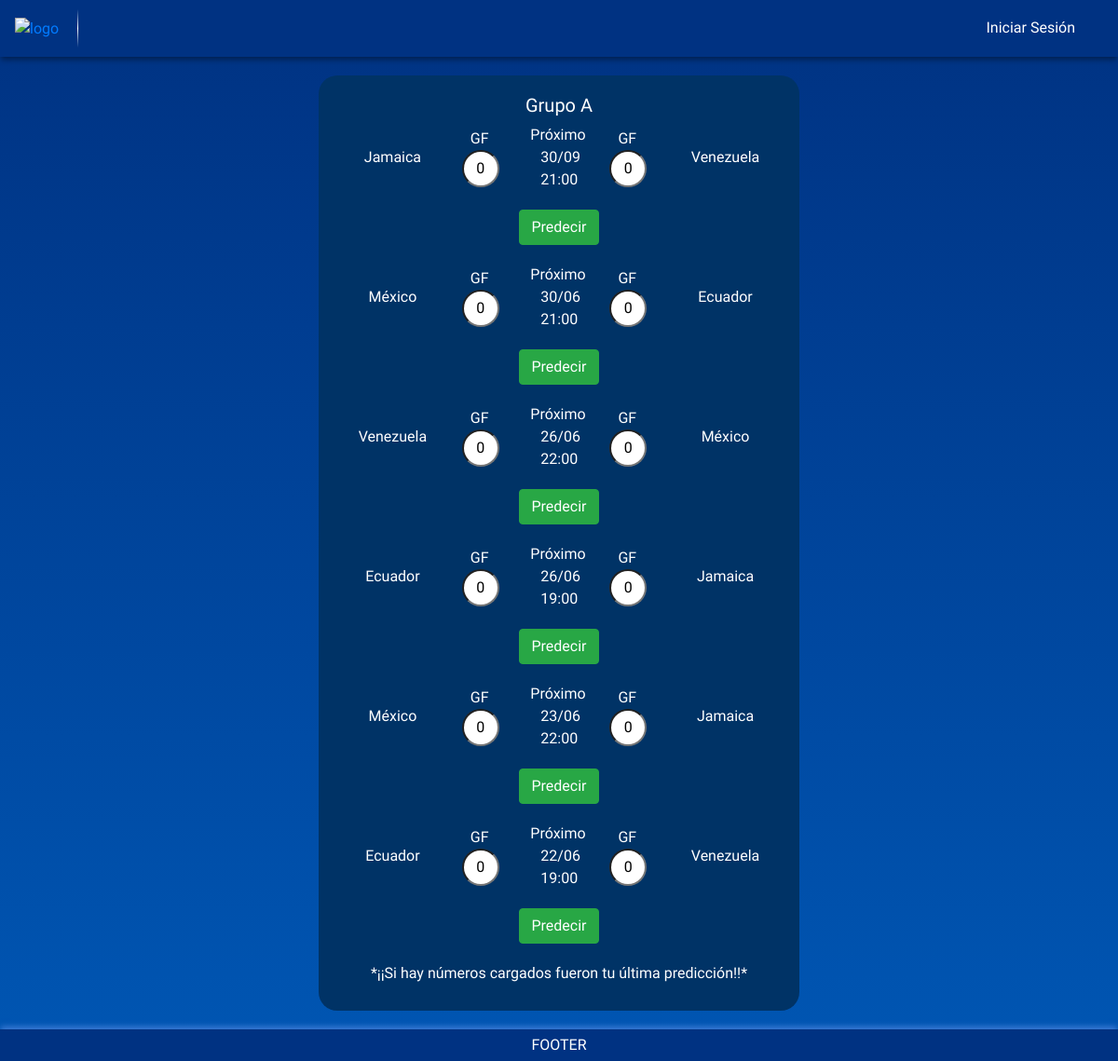
/main/prediccion.php?idPais=5, run on the app's committed database.
### tables this page shows
CREATE TABLE `partidos` (
  `idPartido` int(11) NOT NULL,
  `fkPais1` int(11) NOT NULL,
  `fkPais2` int(11) NOT NULL,
  `GF1P` int(11) NOT NULL,
  `GF2P` int(11) NOT NULL,
  `ganador` int(11) NOT NULL,
  `fechaHora` datetime NOT NULL,
  `estado` int(11) NOT NULL
);

CREATE TABLE `paises` (
  `idPais` int(11) NOT NULL,
  `nombrePais` varchar(50) NOT NULL,
  `bandera` varchar(500) NOT NULL,
  `PJ` int(11) NOT NULL,
  `G` int(11) NOT NULL,
  `E` int(11) NOT NULL,
  `P` int(11) NOT NULL,
  `GF` int(11) NOT NULL,
  `GC` int(11) NOT NULL,
  `DG` int(11) NOT NULL,
  `pts` int(11) NOT NULL,
  `grupo` varchar(20) NOT NULL,
  `estado` int(11) DEFAULT 1
);

### modulos/traerPartidos.php (called while the page is built, shortened)
<?php
include ('conexion.php');
if (isset($_SESSION['dni'])) {
    $estaLogueado = true;
    $dniUsuario = $_SESSION['dni'];
    if ($_SESSION['dni'] == "46736648") {
        $admin = true;
    } else {
        $admin = false;
    }
} else {
    $dniUsuario = null;
}
$mainPais = $_GET['idPais'];
$grupos = [
    1 => [1, 2, 3, 4],
    2 => [5, 6, 7, 8],
    3 => [9, 10, 11, 12],
    4 => [13, 14, 15, 16]
];
$result = false;
foreach ($grupos as $grupoId => $paises) {
    if (in_array($mainPais, $paises)) {
        $sql = "
            SELECT
                p.idPartido,
                p.fkPais1,
                p.fkPais2,
                p.GF1P,
                p.GF2P,
                p.ganador,
                p.fechaHora,
                p.estado,
                pais1.nombrePais AS nombrePais1,
                pais1.bandera AS bandera1,
                pais1.grupo AS grupo1,
                pais2.nombrePais AS nombrePais2,
                pais2.bandera AS bandera2,
                pais2.grupo AS grupo2,
                pred.GF1,
                pred.GF2,
                pred.dni
            FROM
                partidos p
            JOIN
                paises pais1 ON p.fkPais1 = pais1.idPais
            JOIN
                paises pais2 ON p.fkPais2 = pais2.idPais
            LEFT JOIN
                (SELECT fkPartido, dni, GF1, GF2 FROM predicciones WHERE dni = '" . $dniUsuario . "') pred
                ON p.idPartido = pred.fkPartido
            WHERE
                p.fkPais1 IN (" . implode(',', $paises) . ")
                OR p.fkPais2 IN (" . implode(',', $paises) . ")
            ORDER BY
                p.idPartido DESC
        ";
        $result = $conexion->query($sql);
        break;
    }
}
if ($result === false) {
    echo "Error en la consulta: " . $conexion->error;
} else {
    $partidos = array();
}
?>

### main/prediccion.php (the view, shortened to what this page needs)
<!DOCTYPE html>
<html lang="es">
<head>
    <link href="https://cdn.jsdelivr.net/npm/sweetalert2@11/dist/sweetalert2.min.css" rel="stylesheet">
    <link href="https://maxcdn.bootstrapcdn.com/bootstrap/4.5.2/css/bootstrap.min.css" rel="stylesheet">
    <link rel="stylesheet" href="../css/prediccion.css">
</head>
<body onload="recargarPagina()">
    <div class="header d-flex justify-content-between">
        <div class="logo-container"><a href="../index.php" class="nav-item nav-link"><img src="../../imagenes/logo-copa-america.png" alt="logo"></a></div>
        <div class="nav-links d-flex flex-column flex-sm-row align-items-center">
            <div class="nav-item">
                <a href="logIn.php" id="login-link" class="nav-link">Iniciar Sesión</a>
            </div>
        </div>
    </div>
    <div class="container d-flex justify-content-center">
        <div class="row">
            <div class="group-container">
                <center><h5>Grupo A</h5></center>
                <?php
                include('../modulos/traerPartidos.php');
                foreach ($partidos as $partido) {
                    echo '
                        <div class="match-container">
                            <div class="match">
                                <div class="team col-md-3">
                                    <img src="' . $partido['bandera1'] . '" alt="">
                                    <span>' . $partido['nombrePais1'] . '</span>
                                </div>
                                <div class="col-md-1 d-flex flex-column align-items-center justify-content-center">
                                    <span style="padding-right: 12px;">GF</span>';
                                        if ($partido['estado'] == 2) {
                                            echo '<label>' . ($partido['p1GF'] !== null ? $partido['p1GF'] : '') . '</label>';
                                        }
                                        elseif ($partido['estado'] == 0){
                                            echo '<label>' .$partido['p1GF']. '</label>';
                                        }
                                        elseif($partido['estado'] == 1){
                                            echo '<input type="number" class="score-input gf1"';
                                            if ($partido['dni'] === $dniUsuario) {
                                                echo ' value="' . $partido['p1GF'] . '"';
                                            }
                                            echo '>';
                                        }
                                    echo '</div>
                                    <div class="col-md-2 d-flex flex-column align-items-center">
                                        <span style="padding-right: 2px;">';
                                        if ($partido['estado'] == 2) {
                                            echo 'Jugando';
                                        }
                                        elseif ($partido['estado'] == 0){
                                            echo 'Finalizado';
                                        }
                                        else {
                                            echo 'Próximo';
                                        }
                                        echo '</span>
                                        <span style="padding-left: 5px;">' . $partido['fechaHoraFormatted'] . '</span>
                                    </div>
                                    <div class="col-md-1 d-flex flex-column align-items-center justify-content-center">
                                        <span style="padding-right: 12px">GF</span>';
                                        if ($partido['estado'] == 2) {
                                            echo '<label>' . ($partido['p2GF'] !== null ? $partido['p2GF'] : '-') . '</label>';
                                        }
                                        elseif ($partido['estado'] == 0){
                                            echo '<label>' .$partido['p2GF']. '</label>';
                                        }
                                        else {
                                            echo '<input type="number" class="score-input gf2"';
                                            if ($partido['dni'] === $dniUsuario) {
                                                echo ' value="' . $partido['p2GF'] . '"';
                                            }
                                            echo '>';
                                        }
                                echo '</div>
                                <div class="team col-md-3">
                                    <img src="' . $partido['bandera2'] . '" alt="">
                                    <span>' . $partido['nombrePais2'] . '</span>
                                </div>
                            </div>
                            <div class="d-flex justify-content-center">
                                <button type="button" class="btn btn-success predict-btn" data-partido="'. $partido['idPartido'] .'">Predecir</button>
                            </div>
                        </div>
                    ';
                }
                ?>
                <label class="d-flex justify-content-center">*¡¡Si hay números cargados fueron tu última predicción!!*</label>
            </div>
        </div>
    </div>
        <div class="footer">
            <span>FOOTER</span>
        </div>
    </body>
</html>

### css/prediccion.css (style rules this page uses)
body { background: linear-gradient(to bottom, #003282, #0056b3); font-family: 'Gabarito', sans-serif; min-height: 100vh; display: flex; flex-direction: column; }
.header, .footer { background-color: #003282; color: white; text-align: center; padding: 10px 0; position: relative; }
.header { margin-bottom: 20px; box-shadow: 0 4px 6px -1px rgba(0, 0, 0, 0.4); }
.footer { box-shadow: 0 -4px 6px -1px rgba(100, 149, 237, 0.6); padding: 5px 0; margin-top: auto; }
.logo-container { position: relative; display: flex; align-items: center; }
.logo-container::after { content: ''; display: block; width: 1px; height: 100%; background: linear-gradient(to bottom, rgba(255, 255, 255, 0) 0%, rgba(255, 255, 255, 1) 50%, rgba(255, 255, 255, 0) 100%); position: absolute; right: -5px; top: 0; }
.group-container { background-color: #003366; color: white; padding: 20px; border-radius: 20px; margin-bottom: 20px; max-width: 600px; width: 100%; }
.match { display: flex; justify-content: space-between; align-items: center; margin-bottom: 20px; }
.team { display: flex; align-items: center; justify-content: center; flex-direction: column; }
.team span { display: block; text-align: center; }
.score-input { width: 40px; height: 40px; margin-right: 10px; border-radius: 50%; text-align: center; }
.nav-item a { color: white; }
.nav-links { display: flex; align-items: center; flex-direction: row; }
.nav-item { margin-right: 10px; }
.nav-item:last-child { margin-right: 0; }
.btn-success { margin-bottom: 20px; }
@media (min-width: 768px) { .match { display: flex; } }
@media (min-width: 768px) { .match .team, .match .col-md-1, .match .col-md-2 { flex: 1; } }

### data on the page
partidos: fkPais1.nombrePais "Jamaica", p1GF "0", estado "Próximo", fechaHoraFormatted "30/09 21:00", p2GF "0", fkPais2.nombrePais "Venezuela"
partidos: fkPais1.nombrePais "México", p1GF "0", estado "Próximo", fechaHoraFormatted "30/06 21:00", p2GF "0", fkPais2.nombrePais "Ecuador"
partidos: fkPais1.nombrePais "Venezuela", p1GF "0", estado "Próximo", fechaHoraFormatted "26/06 22:00", p2GF "0", fkPais2.nombrePais "México"
partidos: fkPais1.nombrePais "Ecuador", p1GF "0", estado "Próximo", fechaHoraFormatted "26/06 19:00", p2GF "0", fkPais2.nombrePais "Jamaica"
partidos: fkPais1.nombrePais "México", p1GF "0", estado "Próximo", fechaHoraFormatted "23/06 22:00", p2GF "0", fkPais2.nombrePais "Jamaica"
partidos: fkPais1.nombrePais "Ecuador", p1GF "0", estado "Próximo", fechaHoraFormatted "22/06 19:00", p2GF "0", fkPais2.nombrePais "Venezuela"
